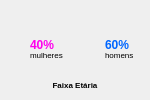
                        <widget class="QWidget" name="TriagemPage">
                         <property name="maximumSize">
                          <size>
                           <width>150</width>
                           <height>16777215</height>
                          </size>
                         </property>
                         <layout class="QVBoxLayout" name="verticalLayout_37">
                          <property name="spacing">
                           <number>0</number>
                          </property>
                          <property name="leftMargin">
                           <number>0</number>
                          </property>
                          <property name="topMargin">
                           <number>0</number>
                          </property>
                          <property name="rightMargin">
                           <number>0</number>
                          </property>
                          <property name="bottomMargin">
                           <number>0</number>
                          </property>
                          <item>
                           <widget class="QWidget" name="ExamesPage_2" native="true">
                            <property name="sizePolicy">
                             <sizepolicy hsizetype="Preferred" vsizetype="Preferred">
                              <horstretch>0</horstretch>
                              <verstretch>0</verstretch>
                             </sizepolicy>
                            </property>
                            <layout class="QVBoxLayout" name="verticalLayout_39">
                             <property name="spacing">
                              <number>0</number>
                             </property>
                             <property name="leftMargin">
                              <number>0</number>
                             </property>
                             <property name="topMargin">
                              <number>0</number>
                             </property>
                             <property name="rightMargin">
                              <number>0</number>
                             </property>
                             <property name="bottomMargin">
                              <number>0</number>
                             </property>
                             <item>
                              <widget class="QWidget" name="widget_2" native="true">
                               <property name="maximumSize">
                                <size>
                                 <width>16777215</width>
                                 <height>120</height>
                                </size>
                               </property>
                               <layout class="QHBoxLayout" name="horizontalLayout_52">
                                <property name="spacing">
                                 <number>0</number>
                                </property>
                                <property name="leftMargin">
                                 <number>0</number>
                                </property>
                                <property name="topMargin">
                                 <number>20</number>
                                </property>
                                <property name="rightMargin">
                                 <number>0</number>
                                </property>
                                <property name="bottomMargin">
                                 <number>0</number>
                                </property>
                                <item>
                                 <layout class="QVBoxLayout" name="graph_2">
                                  <property name="spacing">
                                   <number>0</number>
                                  </property>
                                 </layout>
                                </item>
                               </layout>
                              </widget>
                             </item>
                             <item>
                              <widget class="QWidget" name="homeemuie_2" native="true">
                               <property name="sizePolicy">
                                <sizepolicy hsizetype="Preferred" vsizetype="Maximum">
                                 <horstretch>0</horstretch>
                                 <verstretch>0</verstretch>
                                </sizepolicy>
                               </property>
                               <property name="minimumSize">
                                <size>
                                 <width>0</width>
                                 <height>60</height>
                                </size>
                               </property>
                               <property name="maximumSize">
                                <size>
                                 <width>16777215</width>
                                 <height>60</height>
                                </size>
                               </property>
                               <layout class="QVBoxLayout" name="verticalLayout_40" stretch="0">
                                <property name="spacing">
                                 <number>0</number>
                                </property>
                                <property name="leftMargin">
                                 <number>0</number>
                                </property>
                                <property name="topMargin">
                                 <number>0</number>
                                </property>
                                <property name="rightMargin">
                                 <number>0</number>
                                </property>
                                <property name="bottomMargin">
                                 <number>0</number>
                                </property>
                                <item>
                                 <widget class="QWidget" name="widget_34" native="true">
                                  <property name="maximumSize">
                                   <size>
                                    <width>16777215</width>
                                    <height>45</height>
                                   </size>
                                  </property>
                                  <layout class="QHBoxLayout" name="horizontalLayout_28">
                                   <property name="spacing">
                                    <number>0</number>
                                   </property>
                                   <property name="leftMargin">
                                    <number>0</number>
                                   </property>
                                   <property name="topMargin">
                                    <number>0</number>
                                   </property>
                                   <property name="rightMargin">
                                    <number>0</number>
                                   </property>
                                   <property name="bottomMargin">
                                    <number>0</number>
                                   </property>
                                   <item>
                                    <widget class="QLabel" name="femaleico_2">
                                     <property name="maximumSize">
                                      <size>
                                       <width>30</width>
                                       <height>30</height>
                                      </size>
                                     </property>
                                     <property name="text">
                                      <string/>
                                     </property>
                                     <property name="pixmap">
                                      <pixmap>../assets/person-dress-solid-full.svg</pixmap>
                                     </property>
                                     <property name="scaledContents">
                                      <bool>true</bool>
                                     </property>
                                    </widget>
                                   </item>
                                   <item>
                                    <widget class="QWidget" name="widget_35" native="true">
                                     <layout class="QVBoxLayout" name="verticalLayout_41">
                                      <property name="spacing">
                                       <number>0</number>
                                      </property>
                                      <property name="leftMargin">
                                       <number>0</number>
                                      </property>
                                      <property name="topMargin">
                                       <number>12</number>
                                      </property>
                                      <property name="rightMargin">
                                       <number>0</number>
                                      </property>
                                      <property name="bottomMargin">
                                       <number>12</number>
                                      </property>
                                      <item>
                                       <widget class="QLabel" name="mulheres_val">
                                        <property name="styleSheet">
                                         <string notr="true">color: #FF00EE; font-weight: 500;</string>
                                        </property>
                                        <property name="text">
                                         <string>40%</string>
                                        </property>
                                       </widget>
                                      </item>
                                      <item>
                                       <widget class="QLabel" name="label_20">
                                        <property name="font">
                                         <font>
                                          <pointsize>6</pointsize>
                                         </font>
                                        </property>
                                        <property name="styleSheet">
                                         <string notr="true">background-color: transparent;</string>
                                        </property>
                                        <property name="text">
                                         <string>mulheres</string>
                                        </property>
                                       </widget>
                                      </item>
                                     </layout>
                                    </widget>
                                   </item>
                                   <item>
                                    <widget class="QLabel" name="maleico_2">
                                     <property name="maximumSize">
                                      <size>
                                       <width>30</width>
                                       <height>30</height>
                                      </size>
                                     </property>
                                     <property name="text">
                                      <string/>
                                     </property>
                                     <property name="pixmap">
                                      <pixmap>../assets/person-solid-full.svg</pixmap>
                                     </property>
                                     <property name="scaledContents">
                                      <bool>true</bool>
                                     </property>
                                    </widget>
                                   </item>
                                   <item>
                                    <widget class="QWidget" name="widget_36" native="true">
                                     <layout class="QVBoxLayout" name="verticalLayout_42">
                                      <property name="spacing">
                                       <number>0</number>
                                      </property>
                                      <property name="leftMargin">
                                       <number>0</number>
                                      </property>
                                      <property name="topMargin">
                                       <number>12</number>
                                      </property>
                                      <property name="rightMargin">
                                       <number>0</number>
                                      </property>
                                      <property name="bottomMargin">
                                       <number>12</number>
                                      </property>
                                      <item>
                                       <widget class="QLabel" name="homens_val">
                                        <property name="styleSheet">
                                         <string notr="true">color: #0066FF; font-weight: 500;</string>
                                        </property>
                                        <property name="text">
                                         <string>60%</string>
                                        </property>
                                       </widget>
                                      </item>
                                      <item>
                                       <widget class="QLabel" name="label_30">
                                        <property name="font">
                                         <font>
                                          <pointsize>6</pointsize>
                                         </font>
                                        </property>
                                        <property name="styleSheet">
                                         <string notr="true">background-color: transparent;</string>
                                        </property>
                                        <property name="text">
                                         <string>homens</string>
                                        </property>
                                       </widget>
                                      </item>
                                     </layout>
                                    </widget>
                                   </item>
                                  </layout>
                                 </widget>
                                </item>
                               </layout>
                              </widget>
                             </item>
                             <item>
                              <widget class="QLabel" name="label_31">
                               <property name="minimumSize">
                                <size>
                                 <width>50</width>
                                 <height>10</height>
                                </size>
                               </property>
                               <property name="maximumSize">
                                <size>
                                 <width>16777215</width>
                                 <height>15</height>
                                </size>
                               </property>
                               <property name="font">
                                <font>
                                 <pointsize>6</pointsize>
                                 <weight>75</weight>
                                 <bold>true</bold>
                                </font>
                               </property>
                               <property name="tabletTracking">
                                <bool>true</bool>
                               </property>
                               <property name="text">
                                <string>Faixa Etária</string>
                               </property>
                               <property name="alignment">
                                <set>Qt::AlignCenter</set>
                               </property>
                              </widget>
                             </item>
                             <item>
                              <widget class="QWidget" name="widget" native="true"/>
                             </item>
                            </layout>
                           </widget>
                          </item>
                         </layout>
                        </widget>
